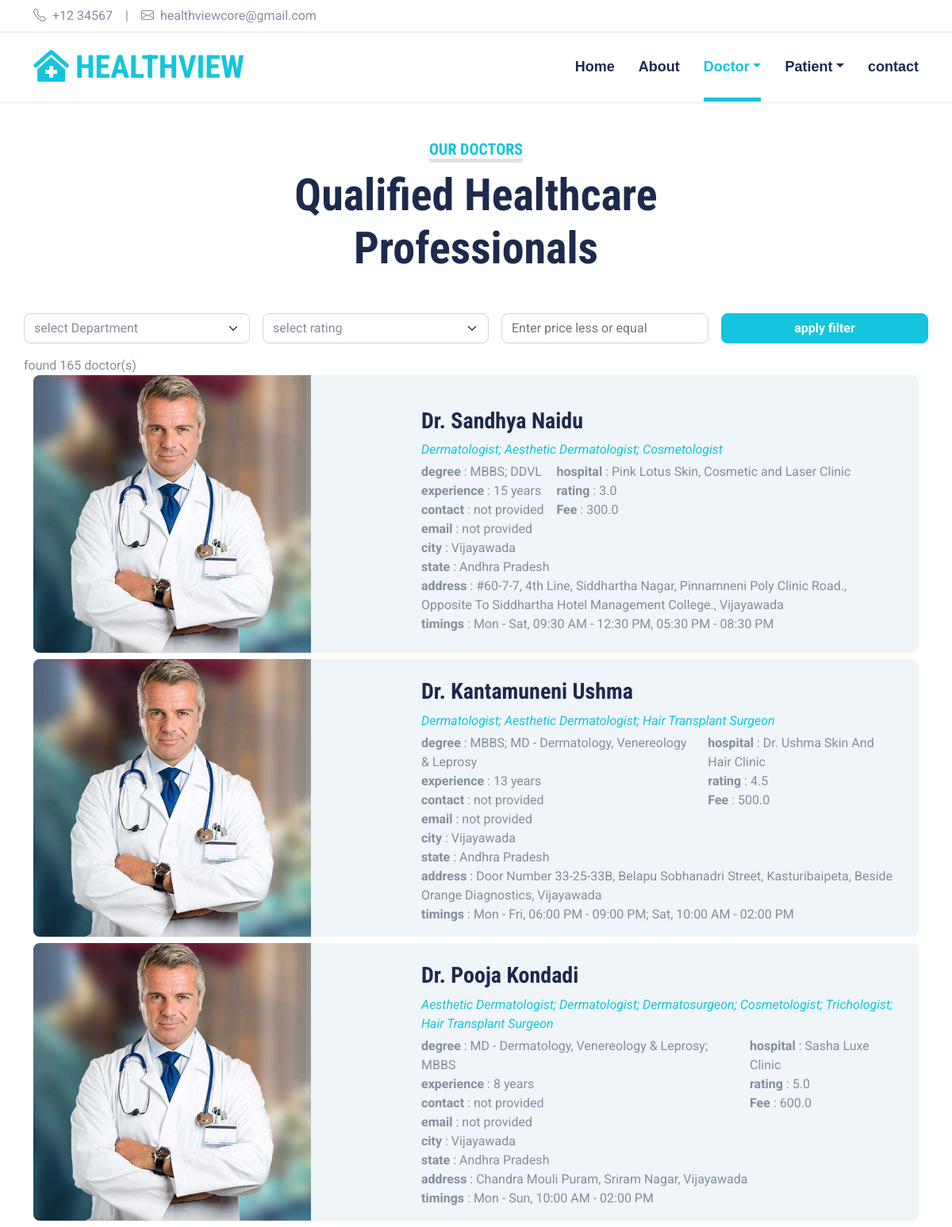
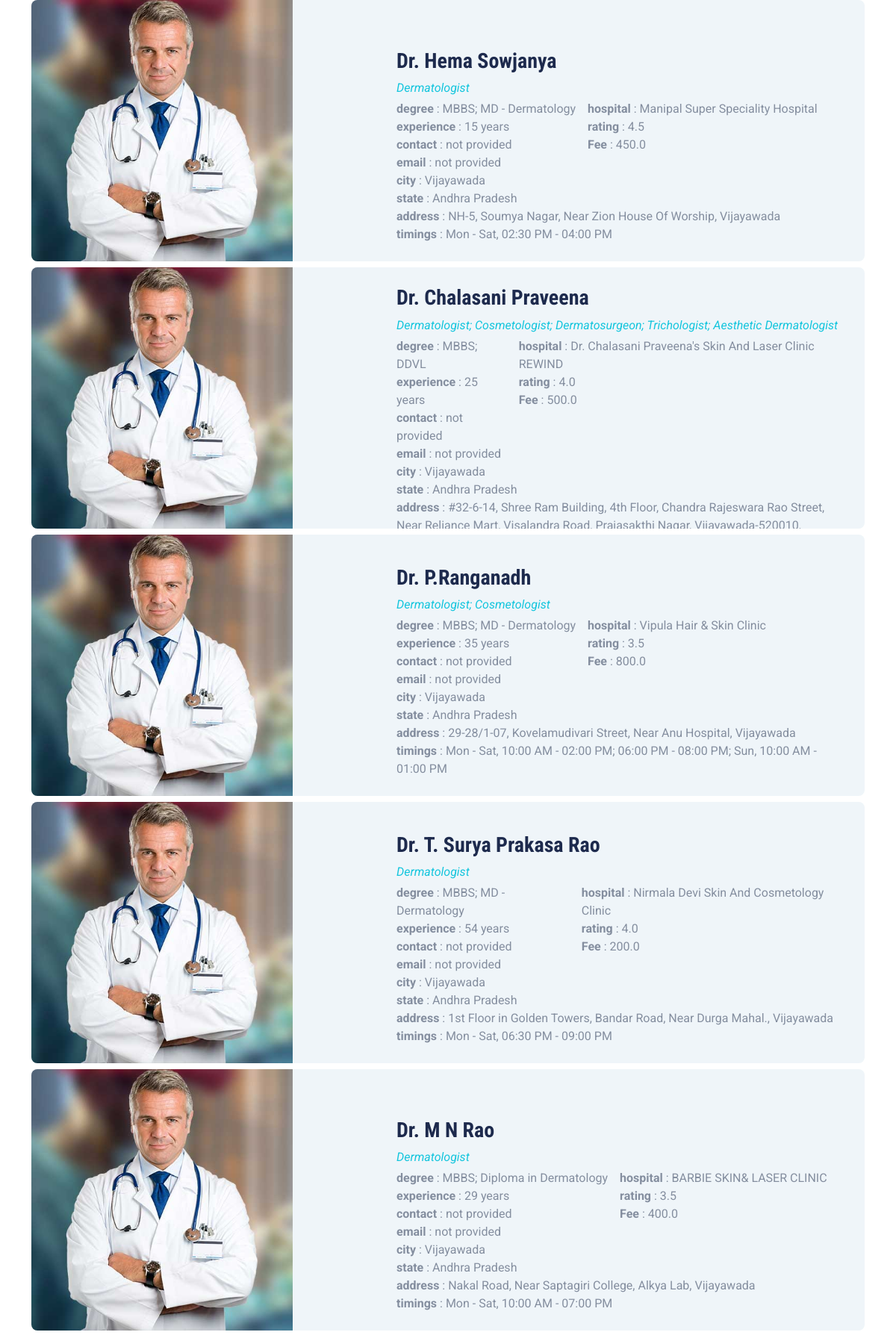
The page /doctor/search (upper part) on the database its author committed (2 pictures, top to bottom).
### models.py (models this page shows, shortened)
class DoctorModel(db.Model):
    __tablename__ = 'doctors'
    id = db.Column(db.String(), primary_key=True, default=str(uuid4()))
    fee = db.Column(db.Float)
    age = db.Column(db.Integer())
    city = db.Column(db.String())
    email = db.Column(db.String())
    address = db.Column(db.Text())
    state = db.Column(db.String())
    rating = db.Column(db.Float)
    degree = db.Column(db.String())
    contact = db.Column(db.String())
    gender = db.Column(db.String())
    timings = db.Column(db.String())
    hospital = db.Column(db.String())
    username = db.Column(db.String())
    password = db.Column(db.String())
    experience = db.Column(db.String())
    qualification = db.Column(db.String())

### apps/doctor.py (the view, shortened to what this page needs)
@doctor.route("/search", methods=['GET', 'POST'])
def search():
    depts = [
        "Dermatologist",
        "Aesthetic Dermatologist",
        "Cosmetologist",
        "Hair Transplant Surgeon",
        "Dermatosurgeon",
        "Trichologist",
        "Sexologist",
        "Pediatric Dermatologist",
        "Immunodermatologist",
        "Vascular Surgeon",
        "Andrologist",
        "Urologist",
        "Urological Surgeon",
        "Rheumatologist",
        "General Surgeon",
        "Proctologist",
        "Laparoscopic Surgeon",
        "Advanced Laparoscopic Surgeon",
        "Advanced Laser Proctologist",
        "Pulmonologist",
        "General Physician",
        "Joint Replacement Surgeon",
        "Orthopedic Surgeon",
        "Neurologist",
        "Neurosurgeon",
        "Geriatric Neurologist",
        "Gastroenterologist",
        "Endocrinologist",
        "Interventional Cardiologist",
        "Cardiologist",
        "Orthopaedic",
        "ENT (Ear Nose Throat)",
        "Neuro Surgeon"
    ]
    d=DoctorModel.query.all()
    return render_template("doctor/find-doctor.html", depts=depts, doctor=d, cnt = len(d))

### templates/doctor/find-doctor.html (shortened to what this page needs)
{% extends 'base/base.html' %}
{% block content %}
<div class="container-fluid py-5">
    <div class="container">
        <div class="text-center mx-auto mb-5" style="max-width: 500px;">
            <h5 class="d-inline-block text-primary text-uppercase border-bottom border-5">Our Doctors</h5>
            <h1 class="display-4">Qualified Healthcare Professionals</h1>
        </div>
        <form class="row gap-3 mb-3" action="" method="post">
            <select  name="department" id="" class="col form-select">
                <option value="">select Department</option>
            </select>
            <select  name="rating" id="" class="col form-select">
                <option value="">select rating</option>
            </select>
            <input name="fee" placeholder="Enter price less or equal" type="price" class="col form-control">
            <input type="submit" value="apply filter" class="col btn btn-primary">
        </form>
        <div class="row">
            found {{ cnt }} doctor(s) &nbsp; &nbsp;
        </div>
        {% for d in doctor %}
            <div class="row mb-2">
                <div class="col team-item">
                    <div class="row g-0 bg-light rounded overflow-hidden">
                        <div class="col-12 col-sm-5 h-100">
                            <img class="img-fluid h-100" src="{{ url_for('static', filename='img/team-1.jpg' ) }}" style="object-fit: cover;">
                        </div>
                        <div class="col-12 col-sm-7 h-100 d-flex flex-column">
                            <div class="mt-auto p-4">
                                <h3>{{ d.username }}</h3>
                                <p class="fw-normal fst-italic text-primary mb-1">{{ d.qualification }}</p>
                                <div class="d-flex gap-3">
                                    <div>
                                        <p><b>degree</b> : {{ d.degree }}</p>
                                        <p><b>experience</b> : {{ d.experience }} years</p>
                                        <p><b>contact</b> : {{ d.contact }}</p>
                                        <p><b>email</b> : {{ d.email }}</p>
                                    </div>
                                    <div>
                                        <p><b>hospital</b> : {{ d.hospital }}</p>
                                        <p><b>rating</b> : {{ d.rating }}</p>
                                        <p><b>Fee</b> : {{ d.fee }}</p>
                                    </div>
                                </div>
                                <div>
                                    <p><b>city</b> : {{ d.city }}</p>
                                    <p><b>state</b> : {{ d.state }}</p>
                                    <p><b>address</b> : {{ d.address }}</p>
                                    <p><b>timings</b> : {{ d.timings }}</p>
                                </div>
                            </div>
                        </div>
                    </div>
                </div>
            </div>
        {% endfor %}
    </div>
</div>
{% endblock %}

### templates/base/base.html (shortened to what this page needs)
<!DOCTYPE html>
<html lang="en">
    <head>
        <link href="https://cdnjs.cloudflare.com/ajax/libs/font-awesome/5.15.0/css/all.min.css" rel="stylesheet">
        <link href="https://cdn.jsdelivr.net/npm/bootstrap-icons@1.4.1/font/bootstrap-icons.css" rel="stylesheet">
        <link rel="stylesheet" href="https://cdn.jsdelivr.net/npm/@tarekraafat/autocomplete.js@10.2.9/dist/css/autoComplete.min.css">
        <link href="{{ url_for('static', filename='lib/owlcarousel/assets/owl.carousel.min.css') }}" rel="stylesheet">
        <link href="{{ url_for('static', filename='lib/tempusdominus/css/tempusdominus-bootstrap-4.min.css') }}" rel="stylesheet" />
        <link href="{{ url_for('static', filename='css/bootstrap.min.css') }}" rel="stylesheet">
        <link href="{{ url_for('static', filename='css/style.css') }}" rel="stylesheet">
        <link rel="stylesheet" href="{{ url_for('static', filename='css/materialize.required.css') }}">
    </head>
    <body>
        {% include 'includes/top-bar.html'  %}
        {% include 'includes/header.html'  %}
        {% block content %} {% endblock content %}
    </body>
</html>

### templates/includes/top-bar.html
<div class="container-fluid py-2 border-bottom d-none d-lg-block">
    <div class="container">
        <div class="row">
            <div class="col-md-6 text-center text-lg-start mb-2 mb-lg-0">
                <div class="d-inline-flex align-items-center">
                    <a class="text-decoration-none text-body pe-3" href=""><i class="bi bi-telephone me-2"></i>+12 34567</a>
                    <span class="text-body">|</span>
                    <a class="text-decoration-none text-body px-3" href=""><i class="bi bi-envelope me-2"></i>healthviewcore@gmail.com</a>
                </div>
            </div>
        </div>
    </div>
</div>

### templates/includes/header.html (shortened to what this page needs)
<div class="container-fluid sticky-top bg-white shadow-sm">
    <div class="container">
        <nav class="navbar navbar-expand-lg bg-white navbar-light py-3 py-lg-0">
            <a href="{{ url_for('main.index') }}" class="navbar-brand">
                <h1 class="m-0 text-uppercase text-primary"><i class="fa fa-clinic-medical me-2"></i>HealthView</h1>
            </a>
            <div class="collapse navbar-collapse" id="navbarCollapse">
                <div class="navbar-nav ms-auto py-0">
                    <a
                        href="{{ url_for('main.index') }}"
                        class="{% if request.path == '/' %} active {% endif %} nav-item nav-link ">
                        Home
                    </a>
                    <a
                        href="{{ url_for('main.about') }}"
                        class="{% if request.path == '/about' %} active {% endif %} nav-item nav-link">
                        About
                    </a>
                    {% if not session['current_user'] %}
                        <div class="nav-item dropdown">
                            <a
                                href="#"
                                class="{% if request.path.startswith('/doctor') %} active {% endif %} nav-link dropdown-toggle"
                                data-bs-toggle="dropdown">Doctor</a>
                        </div>
                        <div class="nav-item dropdown">
                            <a
                                href="#"
                                class="{% if request.path == '/login' or  request.path == '/register' %} active {% endif %} nav-link dropdown-toggle"
                                data-bs-toggle="dropdown">Patient</a>
                        </div>
                    {% endif %}
                    <a
                        href="{{ url_for('main.contact') }}"
                        class="{% if request.path == '/contact' %} active {% endif %} nav-item nav-link">
                        contact
                    </a>
                </div>
            </div>
        </nav>
    </div>
</div>

### static/css/style.css (style rules this page uses)
:root { --primary: #13C5DD; --secondary: #354F8E; --light: #EFF5F9; --dark: #1D2A4D; }
.btn { font-weight: 700; transition: .5s; }
.btn-primary { color: #FFFFFF; }
.navbar-light .navbar-nav .nav-link { font-family: 'Jost', sans-serif; position: relative; margin-left: 30px; padding: 30px 0; font-size: 18px; font-weight: 700; color: var(--dark); outline: none; transition: .5s; }
.navbar-light .navbar-nav .nav-link:hover, .navbar-light .navbar-nav .nav-link.active { color: var(--primary); }
@media (min-width: 992px) { .navbar-light .navbar-nav .nav-link::before { position: absolute; content: ""; width: 0; height: 5px; bottom: 0; left: 50%; background: var(--primary); transition: .5s; } }
@media (min-width: 992px) { .navbar-light .navbar-nav .nav-link:hover::before, .navbar-light .navbar-nav .nav-link.active::before { width: 100%; left: 0; } }
@media (min-width: 576px) { .team-item .row { height: 350px; } }

### templates/doctor/find-doctor.html (style rules this page uses)
p { margin: 0; }

### rows shown on the page
DoctorModel: username "Dr. Sandhya Naidu", qualification "Dermatologist; Aesthetic Dermatologist; Cosmetologist", degree "MBBS; DDVL", experience "15", contact "not provided", email "not provided", hospital "Pink Lotus Skin, Cosmetic and Laser Clinic", rating "3.0", fee "300.0", city "Vijayawada", state "Andhra Pradesh", address "#60-7-7, 4th Line, Siddhartha Nagar, Pinnamneni Poly Clinic Road., Opposite To Siddhartha Hotel Management College., Vijayawada", timings "Mon - Sat, 09:30 AM - 12:30 PM, 05:30 PM - 08:30 PM"
DoctorModel: username "Dr. Kantamuneni Ushma", qualification "Dermatologist; Aesthetic Dermatologist; Hair Transplant Surgeon", degree "MBBS; MD - Dermatology, Venereology & Leprosy", experience "13", contact "not provided", email "not provided", hospital "Dr. Ushma Skin And Hair Clinic", rating "4.5", fee "500.0", city "Vijayawada", state "Andhra Pradesh", address "Door Number 33-25-33B, Belapu Sobhanadri Street, Kasturibaipeta, Beside Orange Diagnostics, Vijayawada", timings "Mon - Fri, 06:00 PM - 09:00 PM; Sat, 10:00 AM - 02:00 PM"
DoctorModel: username "Dr. Pooja Kondadi", qualification "Aesthetic Dermatologist; Dermatologist; Dermatosurgeon; Cosmetologist; Trichologist; Hair Transplant Surgeon", degree "MD - Dermatology, Venereology & Leprosy; MBBS", experience "8", contact "not provided", email "not provided", hospital "Sasha Luxe Clinic", rating "5.0", fee "600.0", city "Vijayawada", state "Andhra Pradesh", address "Chandra Mouli Puram, Sriram Nagar, Vijayawada", timings "Mon - Sun, 10:00 AM - 02:00 PM"
DoctorModel: username "Dr. Hema Sowjanya", qualification "Dermatologist", degree "MBBS; MD - Dermatology", experience "15", contact "not provided", email "not provided", hospital "Manipal Super Speciality Hospital", rating "4.5", fee "450.0", city "Vijayawada", state "Andhra Pradesh", address "NH-5, Soumya Nagar, Near Zion House Of Worship, Vijayawada", timings "Mon - Sat, 02:30 PM - 04:00 PM"
DoctorModel: username "Dr. Chalasani Praveena", qualification "Dermatologist; Cosmetologist; Dermatosurgeon; Trichologist; Aesthetic Dermatologist", degree "MBBS; DDVL", experience "25", contact "not provided", email "not provided", hospital "Dr. Chalasani Praveena's Skin And Laser Clinic REWIND", rating "4.0", fee "500.0", city "Vijayawada", state "Andhra Pradesh", address "#32-6-14, Shree Ram Building, 4th Floor, Chandra Rajeswara Rao Street, Near Reliance Mart, Visalandra Road, Prajasakthi Nagar, Vijayawada-520010,…"
DoctorModel: username "Dr. P.Ranganadh", qualification "Dermatologist; Cosmetologist", degree "MBBS; MD - Dermatology", experience "35", contact "not provided", email "not provided", hospital "Vipula Hair & Skin Clinic", rating "3.5", fee "800.0", city "Vijayawada", state "Andhra Pradesh", address "29-28/1-07, Kovelamudivari Street, Near Anu Hospital, Vijayawada", timings "Mon - Sat, 10:00 AM - 02:00 PM; 06:00 PM - 08:00 PM; Sun, 10:00 AM - 01:00 PM"
DoctorModel: username "Dr. T. Surya Prakasa Rao", qualification "Dermatologist", degree "MBBS; MD - Dermatology", experience "54", contact "not provided", email "not provided", hospital "Nirmala Devi Skin And Cosmetology Clinic", rating "4.0", fee "200.0", city "Vijayawada", state "Andhra Pradesh", address "1st Floor in Golden Towers, Bandar Road, Near Durga Mahal., Vijayawada", timings "Mon - Sat, 06:30 PM - 09:00 PM"
DoctorModel: username "Dr. M N Rao", qualification "Dermatologist", degree "MBBS; Diploma in Dermatology", experience "29", contact "not provided", email "not provided", hospital "BARBIE SKIN& LASER CLINIC", rating "3.5", fee "400.0", city "Vijayawada", state "Andhra Pradesh", address "Nakal Road, Near Saptagiri College, Alkya Lab, Vijayawada", timings "Mon - Sat, 10:00 AM - 07:00 PM"

### other values the page prints
{{ cnt }} "165"
